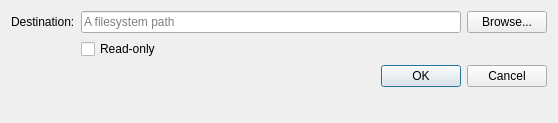
<?xml version="1.0" encoding="UTF-8"?>
<ui version="4.0">
 <class>SnapshotSubvolumeDialog</class>
 <widget class="QDialog" name="SnapshotSubvolumeDialog">
  <property name="geometry">
   <rect>
    <x>0</x>
    <y>0</y>
    <width>558</width>
    <height>123</height>
   </rect>
  </property>
  <property name="windowTitle">
   <string>Create a snapshot</string>
  </property>
  <layout class="QFormLayout" name="formLayout">
   <item row="0" column="0">
    <widget class="QLabel" name="label">
     <property name="text">
      <string>Destination:</string>
     </property>
    </widget>
   </item>
   <item row="0" column="1">
    <layout class="QHBoxLayout" name="horizontalLayout">
     <item>
      <widget class="QLineEdit" name="destinationLineEdit">
       <property name="placeholderText">
        <string>A filesystem path</string>
       </property>
      </widget>
     </item>
     <item>
      <widget class="QPushButton" name="browseButton">
       <property name="sizePolicy">
        <sizepolicy hsizetype="Maximum" vsizetype="Fixed">
         <horstretch>0</horstretch>
         <verstretch>0</verstretch>
        </sizepolicy>
       </property>
       <property name="text">
        <string>Browse...</string>
       </property>
      </widget>
     </item>
    </layout>
   </item>
   <item row="1" column="1">
    <widget class="QCheckBox" name="readOnlyCheckBox">
     <property name="text">
      <string>Read-only</string>
     </property>
    </widget>
   </item>
   <item row="2" column="0" colspan="2">
    <widget class="QDialogButtonBox" name="buttonBox">
     <property name="orientation">
      <enum>Qt::Horizontal</enum>
     </property>
     <property name="standardButtons">
      <set>QDialogButtonBox::Cancel|QDialogButtonBox::Ok</set>
     </property>
    </widget>
   </item>
  </layout>
 </widget>
 <resources/>
 <connections>
  <connection>
   <sender>buttonBox</sender>
   <signal>accepted()</signal>
   <receiver>SnapshotSubvolumeDialog</receiver>
   <slot>accept()</slot>
   <hints>
    <hint type="sourcelabel">
     <x>248</x>
     <y>254</y>
    </hint>
    <hint type="destinationlabel">
     <x>157</x>
     <y>274</y>
    </hint>
   </hints>
  </connection>
  <connection>
   <sender>buttonBox</sender>
   <signal>rejected()</signal>
   <receiver>SnapshotSubvolumeDialog</receiver>
   <slot>reject()</slot>
   <hints>
    <hint type="sourcelabel">
     <x>316</x>
     <y>260</y>
    </hint>
    <hint type="destinationlabel">
     <x>286</x>
     <y>274</y>
    </hint>
   </hints>
  </connection>
 </connections>
</ui>
